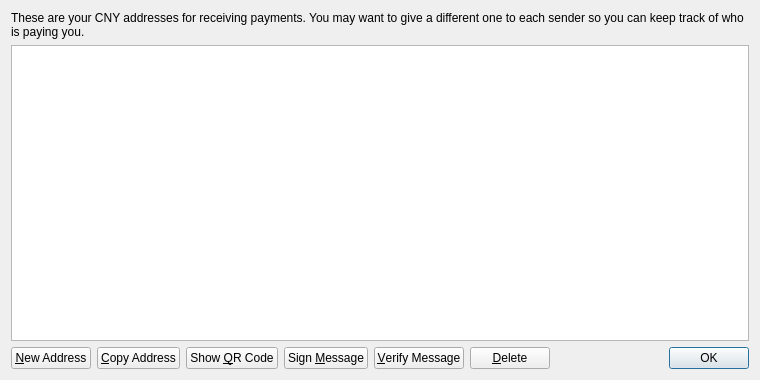
<?xml version="1.0" encoding="UTF-8"?>
<ui version="4.0">
 <class>AddressBookPage</class>
 <widget class="QWidget" name="AddressBookPage">
  <property name="geometry">
   <rect>
    <x>0</x>
    <y>0</y>
    <width>760</width>
    <height>380</height>
   </rect>
  </property>
  <property name="windowTitle">
   <string>Address Book</string>
  </property>
  <layout class="QVBoxLayout" name="verticalLayout">
   <item>
    <widget class="QLabel" name="labelExplanation">
     <property name="text">
      <string>These are your CNY addresses for receiving payments. You may want to give a different one to each sender so you can keep track of who is paying you.</string>
     </property>
     <property name="textFormat">
      <enum>Qt::PlainText</enum>
     </property>
     <property name="wordWrap">
      <bool>true</bool>
     </property>
    </widget>
   </item>
   <item>
    <widget class="QTableView" name="tableView">
     <property name="contextMenuPolicy">
      <enum>Qt::CustomContextMenu</enum>
     </property>
     <property name="toolTip">
      <string>Double-click to edit address or label</string>
     </property>
     <property name="tabKeyNavigation">
      <bool>false</bool>
     </property>
     <property name="selectionMode">
      <enum>QAbstractItemView::SingleSelection</enum>
     </property>
     <property name="selectionBehavior">
      <enum>QAbstractItemView::SelectRows</enum>
     </property>
     <property name="sortingEnabled">
      <bool>true</bool>
     </property>
     <attribute name="verticalHeaderVisible">
      <bool>false</bool>
     </attribute>
    </widget>
   </item>
   <item>
    <layout class="QHBoxLayout" name="horizontalLayout">
     <item>
      <widget class="QPushButton" name="newAddressButton">
       <property name="toolTip">
        <string>Create a new address</string>
       </property>
       <property name="text">
        <string>&amp;New Address</string>
       </property>
      </widget>
     </item>
     <item>
      <widget class="QPushButton" name="copyToClipboard">
       <property name="toolTip">
        <string>Copy the currently selected address to the system clipboard</string>
       </property>
       <property name="text">
        <string>&amp;Copy Address</string>
       </property>
      </widget>
     </item>
     <item>
      <widget class="QPushButton" name="showQRCode">
       <property name="text">
        <string>Show &amp;QR Code</string>
       </property>
      </widget>
     </item>
     <item>
      <widget class="QPushButton" name="signMessage">
       <property name="toolTip">
        <string>Sign a message to prove you own a CNY address</string>
       </property>
       <property name="text">
        <string>Sign &amp;Message</string>
       </property>
      </widget>
     </item>
     <item>
      <widget class="QPushButton" name="verifyMessage">
       <property name="toolTip">
        <string>Verify a message to ensure it was signed with a specified CNY address</string>
       </property>
       <property name="text">
        <string>&amp;Verify Message</string>
       </property>
      </widget>
     </item>
     <item>
      <widget class="QPushButton" name="deleteButton">
       <property name="toolTip">
        <string>Delete the currently selected address from the list</string>
       </property>
       <property name="text">
        <string>&amp;Delete</string>
       </property>
      </widget>
     </item>
     <item>
      <spacer name="horizontalSpacer">
       <property name="orientation">
        <enum>Qt::Horizontal</enum>
       </property>
       <property name="sizeHint" stdset="0">
        <size>
         <width>40</width>
         <height>20</height>
        </size>
       </property>
      </spacer>
     </item>
     <item>
      <widget class="QDialogButtonBox" name="buttonBox">
       <property name="sizePolicy">
        <sizepolicy hsizetype="Maximum" vsizetype="Fixed">
         <horstretch>0</horstretch>
         <verstretch>0</verstretch>
        </sizepolicy>
       </property>
       <property name="standardButtons">
        <set>QDialogButtonBox::Ok</set>
       </property>
      </widget>
     </item>
    </layout>
   </item>
  </layout>
 </widget>
 <resources>
  <include location="../bitcoin.qrc"/>
 </resources>
 <connections/>
</ui>
